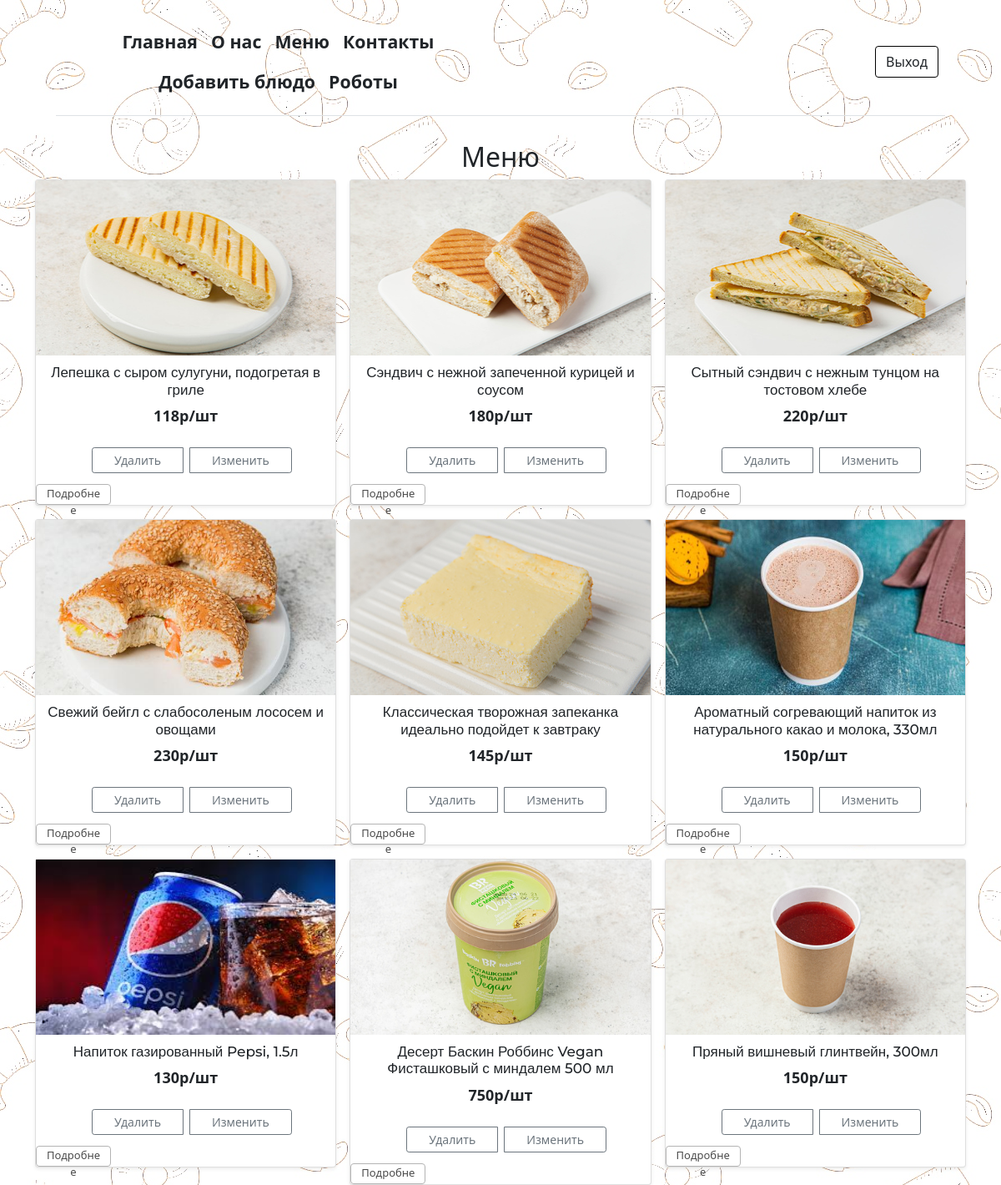
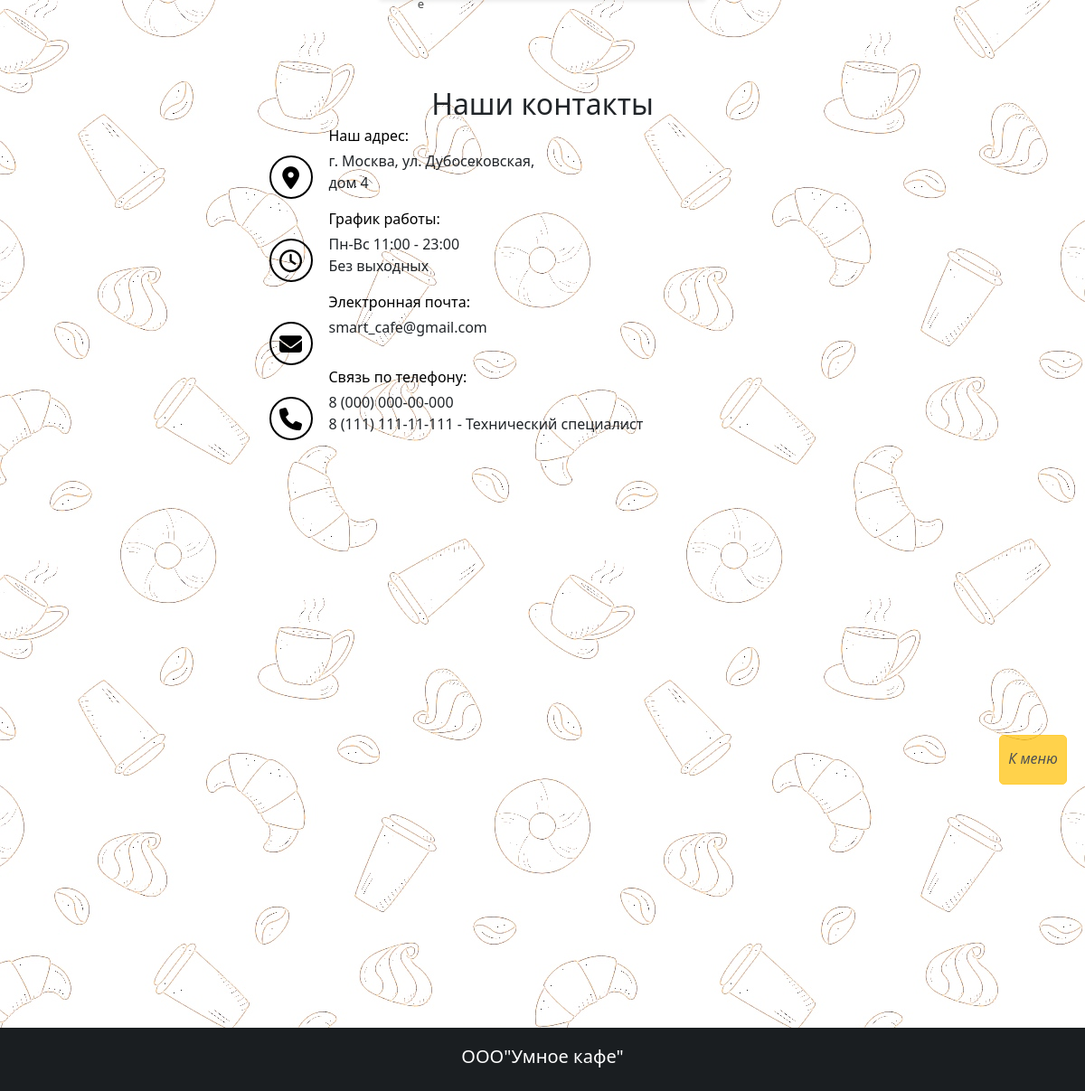
The app's page /admin (signed in) with its own data (2 pictures, top to bottom).
### main.py (models this page shows, shortened)
class Item(db.Model):
    id = db.Column(db.Integer, primary_key=True)
    name = db.Column(db.String(100), nullable=False)
    photo = db.Column(db.String, nullable=False)
    price = db.Column(db.Integer, nullable=False)
    weight = db.Column(db.Integer, nullable=False)
    composition = db.Column(db.Text, nullable=False)
    KBJU = db.Column(db.Text, nullable=False)
    discover_text = db.Column(db.String, nullable=True)
    discover_url = db.Column(db.Text, nullable=True)
    season = db.Column(db.String, nullable=True)
    time_day = db.Column(db.String, nullable=True)
    category = db.Column(db.String, nullable=True)

### main.py (the view)
@app.route('/admin')
@login_required
def admin_index():
    items = Item.query.order_by(Item.id).all()
    return render_template('index_admin.html', data=items)

### main.py (called while the page is built)
@login_manager.user_loader
def load_user(id):
    return Client.query.get(int(id))

### templates/index_admin.html (shortened to what this page needs)
{% extends 'base.html' %}
{% block create_admin %}
<li><a href="/create" class="menu-up nav-link px-2 link-dark">Добавить блюдо</a></li>
<li><a href="/robots/" class="menu-up nav-link px-2 link-dark">Роботы</a></li>
{% endblock %}
{% block main %}
<main id="main">
        <section id="menu">
            <h2 class="menu">Меню</h2>
            <div class="container">
                <div class="cont">
                    <div class="row row-cols-1 row-cols-sm-2 row-cols-md-3 g-3" name="1 pos">
                      {% for el in data %}
                      <div class="col">
                          <div class="card shadow-sm">
                              <div class="image image-menu">
                                <img class="image" src="{{el.photo}}"  width="420" height="210" alt="{{ el.name }}">
                              </div>
                              <h6 class="cardtext">{{ el.name }}</h6>
                              <p class="price"  style="text-align: center;margin: 0px 0px 8px;">{{ el.price }}р/шт</p>
                              <div class="card-body limited">
                                <div class="d-flex justify-content-between align-items-center">
                                    {% if current_user.is_authenticated %}
                                    <div class="btn-group">
                                        <a type="button" style="float: left; margin-right: 5%; margin-left: -50%" href="/admin/{{ el.id }}/delete" class="btn btn-sm btn-outline-secondary">Удалить</a>
                                        <a type="button" style="float: right" href="/admin/{{ el.id }}/update" class="btn btn-sm btn-outline-secondary">Изменить</a>
                                    </div>
                                    {% endif %}
                                </div>
                                <br>
                             </div>
                            <label for="read-more-checker{{ el.id }}" class="read-more-button"> </label>
                          </div>
                      </div>
                     {% endfor %}
                </div>
              </div>
            </div><br><br><br><br>
        </section>
        <section  id="Contact">
            <div class="content">
                <h2 class="menu">Наши контакты</h2>
                    <div class="nesolestag-enadenud">
                        <div class="ico-wrap"> <i class="fa fa-map-marker ico-contact"></i>
                        </div>
                        <div class="meanous-andscoev">
                        <h4 class="aio-icon-title">Наш адрес:</h4>
                        <div class="aio-icon-description">
                        г. Москва, ул. Дубосековская,
                        <br>дом 4</div>
                        </div>
                        <span class="kesednsoled"></span>
                        <div class="ico-wrap"> <i class="fa fa-clock-o ico-contact"></i>
                        </div>
                        <div class="meanous-andscoev">
                        <h4 class="aio-icon-title">График работы:</h4>
                        <div class="aio-icon-description">
                        Пн-Вс 11:00 - 23:00
                        <br>Без выходных</div>
                        </div>
                        <span class="kesednsoled"></span>
                        <div class="ico-wrap">
                        <i class="fa fa-envelope ico-contact"></i>
                        </div>
                        <div class="meanous-andscoev">
                        <h4 class="aio-icon-title">Электронная почта:</h4>
                        <div class="aio-icon-description">
                        smart_cafe@gmail.com
                        <br></div>
                        </div>
                        <span class="kesednsoled"></span>
                        <div class="ico-wrap">
                        <i class="fa fa-phone ico-contact"></i>
                        </div>
                        <div class="meanous-andscoev">
                        <h4 class="aio-icon-title">Связь по телефону:</h4>
                        <div class="aio-icon-description">
                        8 (000) 000-00-000
                        <br>8 (111) 111-11-111 - Технический специалист</div>
                        </div>
                        <span class="kesednsoled"></span>
                    </div>
                    <div class="container">
                        <div class="map-google">
                            <iframe src="https://www.google.com/maps/embed?pb=!1m14!1m12!1m3!1d1121.0115585115996!2d37.498315181794645!3d55.81019905757772!2m3!1f0!2f0!3f0!3m2!1i1024!2i768!4f13.1!5e0!3m2!1sru!2sru!4v1640027044087!5m2!1sru!2sru" width="1000" height="500" style="margin: auto" allowfullscreen="" loading="lazy"></iframe>
                        </div>
                    </div>
                </div>
        </section>
    </main>
{% endblock %}

### static/style_slide.css (style rules this page uses)
* { box-sizing:border-box }

### records on screen
Item: photo (picture), name "Лепешка с сыром сулугуни, подогретая в гриле", price "118"
Item: photo (picture), name "Сэндвич с нежной запеченной курицей и соусом", price "180"
Item: photo (picture), name "Сытный сэндвич с нежным тунцом на тостовом хлебе", price "220"
Item: photo (picture), name "Свежий бейгл с слабосоленым лососем и овощами", price "230"
Item: photo (picture), name "Классическая творожная запеканка идеально подойдет к завтраку", price "145"
Item: photo (picture), name "Ароматный согревающий напиток из натурального какао и молока, 330мл", price "150"
Item: photo (picture), name "Напиток газированный Pepsi, 1.5л", price "130"
Item: photo (picture), name "Десерт Баскин Роббинс Vegan Фисташковый с миндалем 500 мл", price "750"
Item: photo (picture), name "Пряный вишневый глинтвейн, 300мл", price "150"
